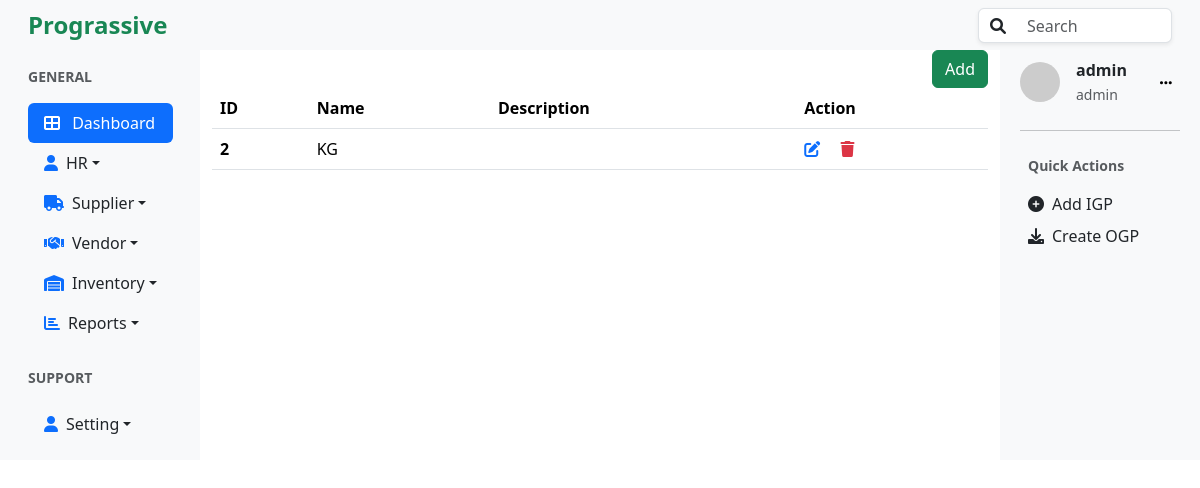
Before: /units/list/ (signed in) with the older database file.
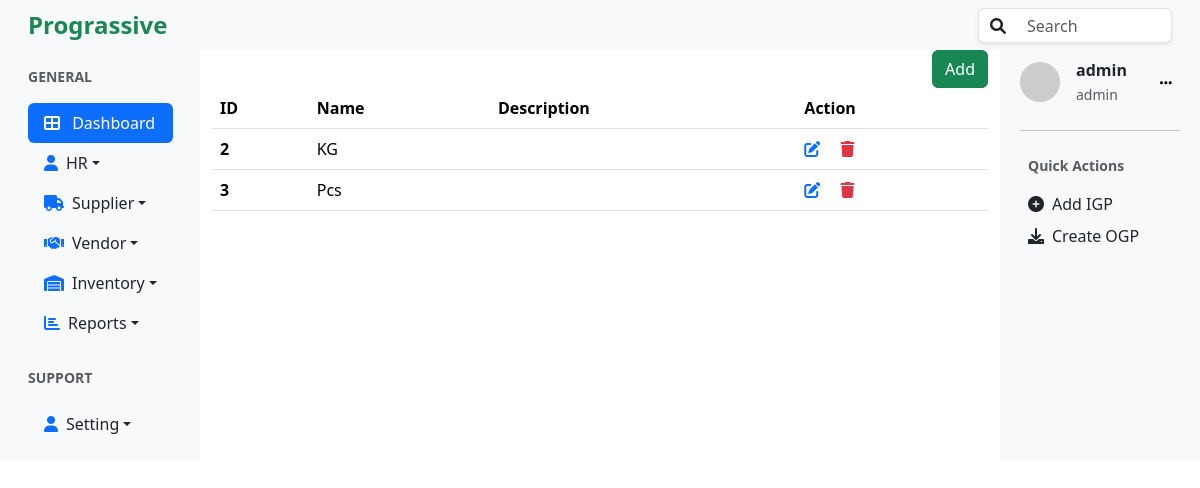
After: the same page with the newer database file.
### units/models.py (models this page shows, shortened)
class Unit(models.Model):
    name=models.CharField(max_length=50, null=False, blank=False, unique=True)
    description=models.TextField(null=True, blank=True)

### units/views.py (the view)
# urls.py: path('list/', views.unit_list, name="unit_list"),
@login_required
@role_required('staff','hr','admin')
def unit_list(request):
    units = Unit.objects.all()
    return render(request, 'unit_list.html', {"units":units})

### accounts/models.py (called while the page is built)
    def __str__(self):
        return self.name

### units/templates/unit_list.html
{% extends 'base.html' %}
{% block content%}
<div class="d-flex justify-content-end">
    <a href="{% url 'create_unit'%}">
    <button type="button" class="btn btn-success">Add</button></a>
</div>
<table class="table table-hover">
    <thead>
      <tr>
        <th scope="col">ID</th>
        <th scope="col">Name</th>
        <th scope="col">Description</th>
        <th scope="col">Action</th>
      </tr>
    </thead>
    <tbody>
    {% for unit in units %}
    <tr>
        <th>{{unit.id}}</th>
        <td>{{unit.name}}</td>
        <td>{{unit.description}}</td>
        <td>
            <a href="{% url 'update_unit' unit.id %}" class="text-primary"><i class="fa fa-edit"></i></a>
            <a href="{% url 'delete_unit' unit.id %}" class="text-danger ms-3"><i class="fa fa-trash"></i></a>
        </td>
      </tr>
      {%endfor %}
    </tbody>
</table>
{% endblock%}

Changed rows visible on the page:
added Unit: id "3", name "Pcs"
